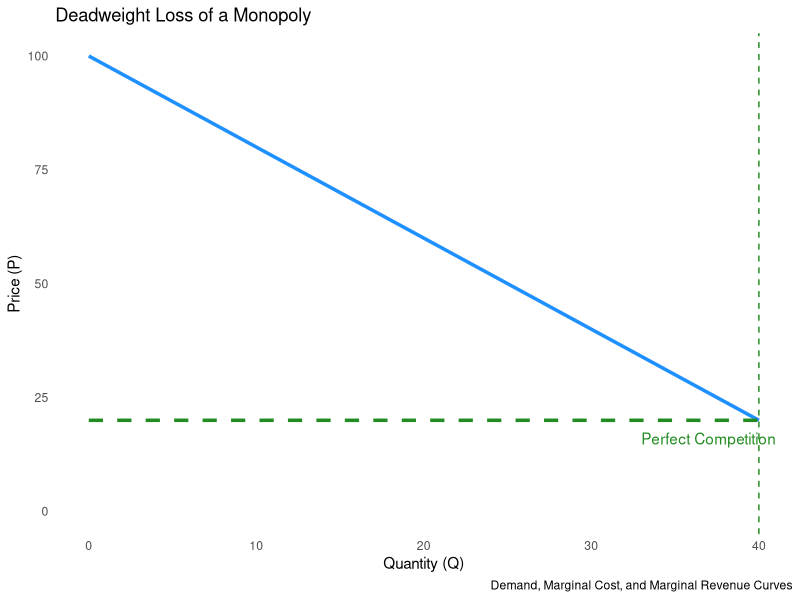
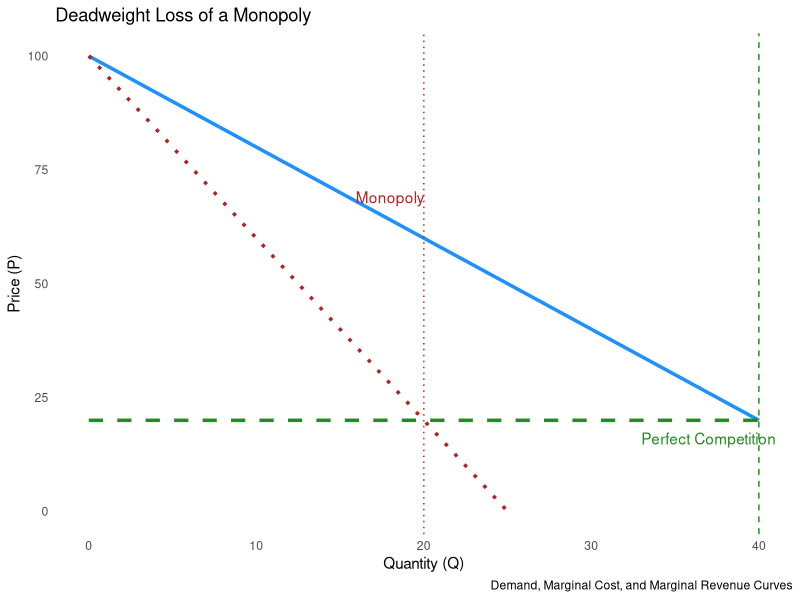
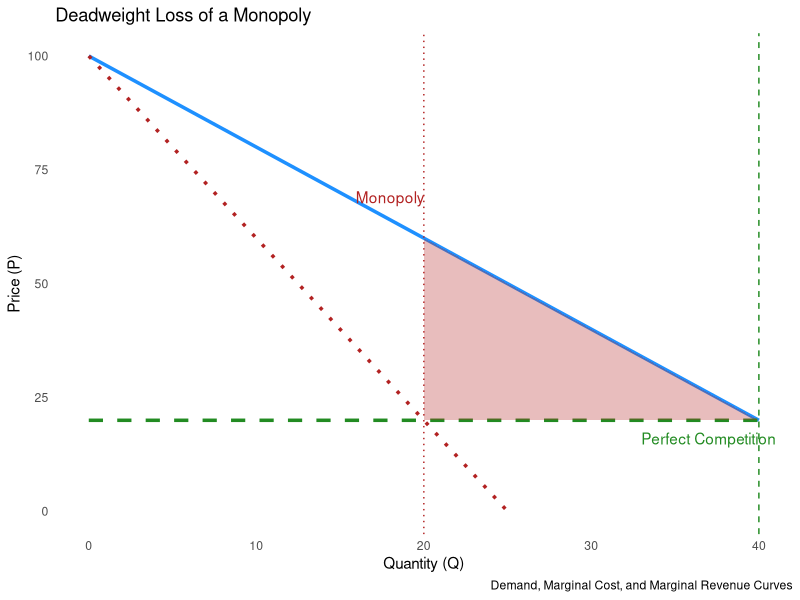
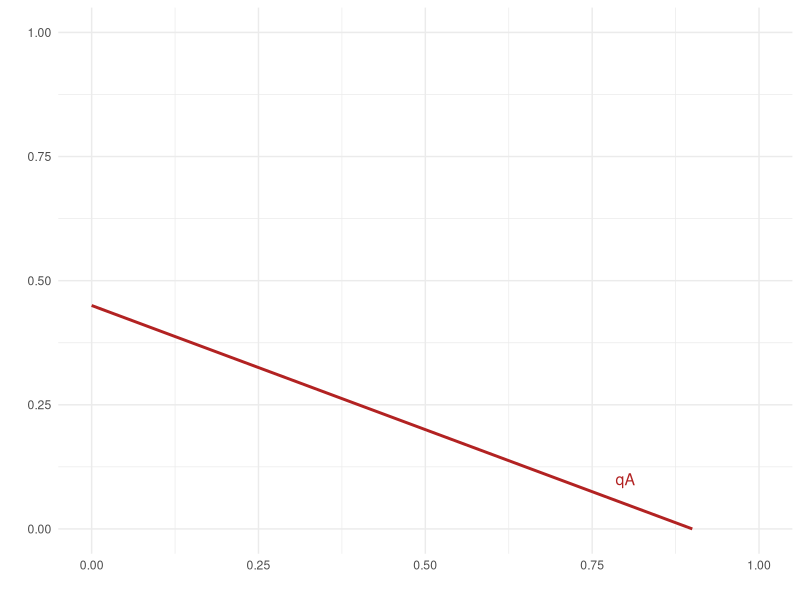
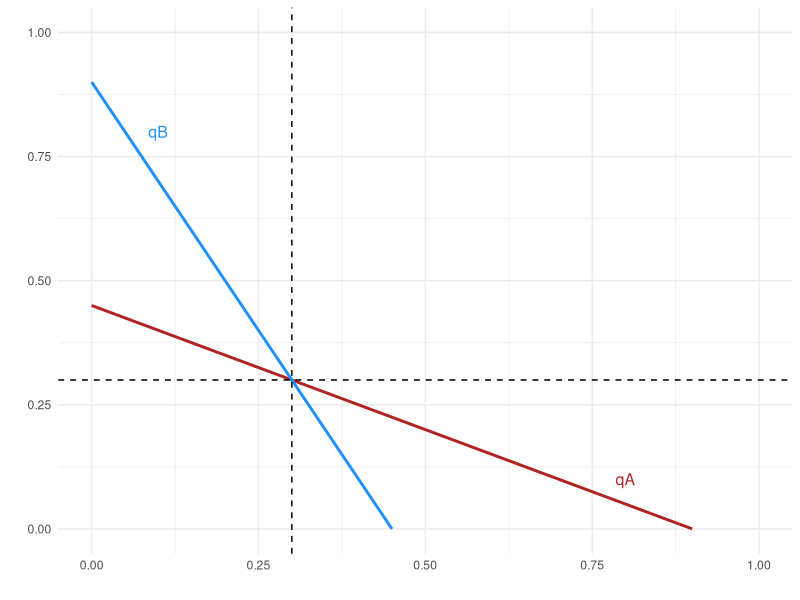

Recreate these plots in R, in order.
## ---- chunk 1
# Load necessary library
# Load necessary library
library(ggplot2)

# Load necessary library

# Define demand, marginal cost, and marginal revenue functions
demand <- function(Q) { 100 - 2 * Q }       # Demand curve
marginal_cost <- function(Q) { 20 }         # Constant marginal cost
marginal_revenue <- function(Q) { 100 - 4 * Q } # MR is twice as steep as Demand

# Create data frame
Q_values <- seq(0, 40, by = 0.1)
data <- data.frame(
  Q = Q_values,
  Demand = demand(Q_values),
  MarginalCost = marginal_cost(Q_values),
  MarginalRevenue = marginal_revenue(Q_values)
)

# Equilibrium quantities and prices
Q_competition <- 40
P_competition <- demand(Q_competition)

Q_monopoly <- 20
P_monopoly <- demand(Q_monopoly)

# Define points for deadweight loss polygon
dwl_data <- data.frame(
  Q = c(Q_monopoly, Q_competition, Q_competition, Q_monopoly),
  Price = c(marginal_cost(Q_monopoly), marginal_cost(Q_competition), P_competition, P_monopoly)
)

# Plot the curves and DWL area
ggplot(data, aes(x = Q)) +
  geom_line(aes(y = Demand), color = "dodgerblue", size = 1.2) +              # Demand curve
  geom_line(aes(y = MarginalCost), color = "forestgreen", linetype = "dashed", size = 1.2) + # Marginal Cost
  #geom_line(aes(y = MarginalRevenue), color = "firebrick", linetype = "dotted", size = 1.2) + # Marginal Revenue
  geom_vline(xintercept = Q_competition, color = "forestgreen", linetype = "dashed") +        # Q in competition
  #geom_vline(xintercept = Q_monopoly, color = "firebrick", linetype = "dotted") +             # Q in monopoly
  #geom_polygon(data = dwl_data, aes(x = Q, y = Price), fill = "firebrick", alpha = 0.3) +  # DWL area
  annotate("text", x = Q_competition - 3,y = P_competition - 4, label = "Perfect Competition", color = "forestgreen") +
  #annotate("text", x = Q_monopoly - 2, y = P_monopoly + 9, label = "Monopoly", color = "firebrick") +
  labs(
    title = "Deadweight Loss of a Monopoly",
    x = "Quantity (Q)",
    y = "Price (P)",
    caption = "Demand, Marginal Cost, and Marginal Revenue Curves"
  ) +
  ylim(0,100)+
theme_minimal() +
  theme(
    panel.grid = element_blank()   # Remove all grid lines
  )
## ---- chunk 2
# Load necessary library
library(ggplot2)

# Define demand, marginal cost, and marginal revenue functions
demand <- function(Q) { 100 - 2 * Q }       # Demand curve
marginal_cost <- function(Q) { 20 }         # Constant marginal cost
marginal_revenue <- function(Q) { 100 - 4 * Q } # MR is twice as steep as Demand

# Create data frame
Q_values <- seq(0, 40, by = 0.1)
data <- data.frame(
  Q = Q_values,
  Demand = demand(Q_values),
  MarginalCost = marginal_cost(Q_values),
  MarginalRevenue = marginal_revenue(Q_values)
)

# Equilibrium quantities and prices
Q_competition <- 40
P_competition <- demand(Q_competition)

Q_monopoly <- 20
P_monopoly <- demand(Q_monopoly)

# Define points for deadweight loss polygon
dwl_data <- data.frame(
  Q = c(Q_monopoly, Q_competition, Q_competition, Q_monopoly),
  Price = c(marginal_cost(Q_monopoly), marginal_cost(Q_competition), P_competition, P_monopoly)
)

# Plot the curves and DWL area
ggplot(data, aes(x = Q)) +
  geom_line(aes(y = Demand), color = "dodgerblue", size = 1.2) +              # Demand curve
  geom_line(aes(y = MarginalCost), color = "forestgreen", linetype = "dashed", size = 1.2) + # Marginal Cost
  geom_line(aes(y = MarginalRevenue), color = "firebrick", linetype = "dotted", size = 1.2) + # Marginal Revenue
  geom_vline(xintercept = Q_competition, color = "forestgreen", linetype = "dashed") +        # Q in competition
  geom_vline(xintercept = Q_monopoly, color = "firebrick", linetype = "dotted") +             # Q in monopoly
  #geom_polygon(data = dwl_data, aes(x = Q, y = Price), fill = "firebrick", alpha = 0.3) +  # DWL area
  annotate("text", x = Q_competition - 3, y = P_competition - 4, label = "Perfect Competition", color = "forestgreen") +
  annotate("text", x = Q_monopoly - 2, y = P_monopoly + 9, label = "Monopoly", color = "firebrick") +
  labs(
    title = "Deadweight Loss of a Monopoly",
    x = "Quantity (Q)",
    y = "Price (P)",
    caption = "Demand, Marginal Cost, and Marginal Revenue Curves"
  ) +
  ylim(0,100)+
  theme_minimal() +
  theme(
    panel.grid = element_blank()   # Remove all grid lines
  )
## ---- chunk 3
# Load necessary library
library(ggplot2)

# Define demand, marginal cost, and marginal revenue functions
demand <- function(Q) { 100 - 2 * Q }       # Demand curve
marginal_cost <- function(Q) { 20 }         # Constant marginal cost
marginal_revenue <- function(Q) { 100 - 4 * Q } # MR is twice as steep as Demand

# Create data frame
Q_values <- seq(0, 40, by = 0.1)
data <- data.frame(
  Q = Q_values,
  Demand = demand(Q_values),
  MarginalCost = marginal_cost(Q_values),
  MarginalRevenue = marginal_revenue(Q_values)
)

# Equilibrium quantities and prices
Q_competition <- 40
P_competition <- demand(Q_competition)

Q_monopoly <- 20
P_monopoly <- demand(Q_monopoly)

# Define points for deadweight loss polygon
dwl_data <- data.frame(
  Q = c(Q_monopoly, Q_competition, Q_competition, Q_monopoly),
  Price = c(marginal_cost(Q_monopoly), marginal_cost(Q_competition), P_competition, P_monopoly)
)

# Plot the curves and DWL area
ggplot(data, aes(x = Q)) +
  geom_line(aes(y = Demand), color = "dodgerblue", size = 1.2) +              # Demand curve
  geom_line(aes(y = MarginalCost), color = "forestgreen", linetype = "dashed", size = 1.2) + # Marginal Cost
  geom_line(aes(y = MarginalRevenue), color = "firebrick", linetype = "dotted", size = 1.2) + # Marginal Revenue
  geom_vline(xintercept = Q_competition, color = "forestgreen", linetype = "dashed") +        # Q in competition
  geom_vline(xintercept = Q_monopoly, color = "firebrick", linetype = "dotted") +             # Q in monopoly
  geom_polygon(data = dwl_data, aes(x = Q, y = Price), fill = "firebrick", alpha = 0.3) +  # DWL area
  annotate("text", x = Q_competition - 3, y = P_competition - 4, label = "Perfect Competition", color = "forestgreen") +
  annotate("text", x = Q_monopoly - 2, y = P_monopoly + 9, label = "Monopoly", color = "firebrick") +
  labs(
    title = "Deadweight Loss of a Monopoly",
    x = "Quantity (Q)",
    y = "Price (P)",
    caption = "Demand, Marginal Cost, and Marginal Revenue Curves"
  ) +
  ylim(0,100)+
  theme_minimal() +
  theme(
    panel.grid = element_blank()   # Remove all grid lines
  )

## ---- chunk 4

library(dplyr)
library(ggplot2)


## ---- chunk 5

#| fig-align= "center"

library(dplyr)
library(ggplot2)
c= .1
data = data.frame(x = seq(0,1,.01),
                  y = seq(0,1,.01))%>%
  mutate(
                  qA = (1-c -x)/2,
                  qB = (1-c -2*x))
data %>%
  ggplot(aes(x = x))+
  geom_line(aes(y = qA), color = 'firebrick', linewidth = 1)+
  #geom_line(aes(y = qB), color = 'dodgerblue', linewidth = 1)+
  #geom_hline(yintercept = (1-c)/3, linetype = 'dashed', linewidth = .5)+
  #geom_vline(xintercept = (1-c)/3, linetype = 'dashed', linewidth = .5)+
  ylim(0,1)+
  #annotate("text", x = .1, y = .8, label = "qB", size = 4, color = "dodgerblue")+
  annotate("text", x = .8, y = .1, label = "qA", size = 4, color = "firebrick")+
  xlab(" ")+
  ylab(' ')+
  theme_minimal()

## ---- chunk 6

c= .1
data = data.frame(x = seq(0,1,.01),
                  y = seq(0,1,.01))%>%
  mutate(
                  qA = (1-c -x)/2,
                  qB = (1-c -2*x))
data %>%
  ggplot(aes(x = x))+
  geom_line(aes(y = qA), color = 'firebrick', linewidth = 1)+
  geom_line(aes(y = qB), color = 'dodgerblue', linewidth = 1)+
  geom_hline(yintercept = (1-c)/3, linetype = 'dashed', linewidth = .5)+
  geom_vline(xintercept = (1-c)/3, linetype = 'dashed', linewidth = .5)+
  ylim(0,1)+
  annotate("text", x = .1, y = .8, label = "qB", size = 4, color = "dodgerblue")+
  annotate("text", x = .8, y = .1, label = "qA", size = 4, color = "firebrick")+
  xlab(" ")+
  ylab(' ')+
  theme_minimal()

